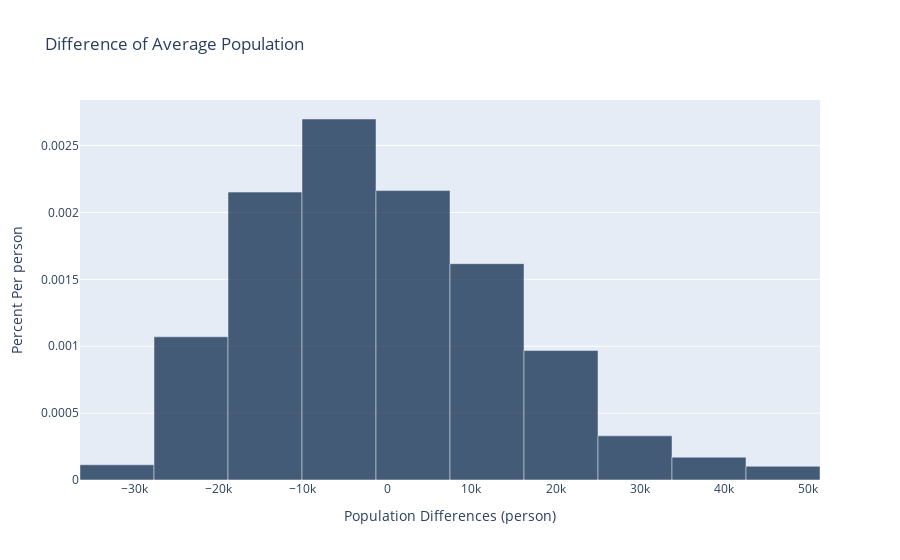

Notebook code cell kept with this figure:
### Markdown cell above
Great, now that we have all the statistics, let's compare these values with our observed value. 

As an intermediate step, we'll create a table with the data in it

Check out the histogram below 

<div class="alert alert-box alert-info">
    <p>
        <i>Note:</i> Don't worry about understanding the code below, just focus on the graph!
    </p>
</div>

### Code cell
votes = Table().with_column("Population Differences", results)
fig = votes.ihist(show=False, unit="person", title = "Difference of Average Population")
fig

### Figure 1 — Plotly figure (JSON) as saved in the notebook; plotly's stock layout.template omitted (floating-point values rounded to 4 significant figures)
{"data": [{"customdata": ["(-36446.9, -27665.3)", "(-27665.3, -18883.7)", "(-18883.7, -10102.1)", "(-10102.1, -1320.44)", "(-1320.44, 7461.18)", "(7461.18, 16242.8)", "(16242.8, 25024.4)", "(25024.4, 33806.1)", "(33806.1, 42587.7)", "(42587.7, 51369.3)"], "hovertemplate": "Bin Endpoints: %{customdata}<br>Bar Height: %{y}", "marker": {"color": "rgb(0,30,66)"}, "name": "Population Differences", "opacity": 0.7, "type": "bar", "width": [8782.0, 8782.0, 8782.0, 8782.0, 8782.0, 8782.0, 8782.0, 8782.0, 8782.0, 8782.0], "x": [-32060.0, -23270.0, -14490.0, -5711.0, 3070.0, 11850.0, 20630.0, 29420.0, 38200.0, 46980.0], "y": [0.0001139, 0.00107, 0.002152, 0.002699, 0.002164, 0.001617, 0.0009679, 0.0003302, 0.0001708, 0.0001025]}], "layout": {"barmode": "overlay", "title": {"text": "Difference of Average Population"}, "xaxis": {"title": {"text": "Population Differences (person)"}}, "yaxis": {"automargin": true, "title": {"text": "Percent Per person"}}}}
